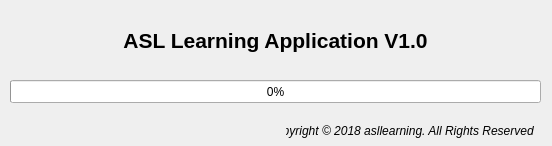
<?xml version="1.0" encoding="UTF-8"?>
<ui version="4.0">
 <class>MainWindow</class>
 <widget class="QMainWindow" name="MainWindow">
  <property name="geometry">
   <rect>
    <x>0</x>
    <y>0</y>
    <width>552</width>
    <height>146</height>
   </rect>
  </property>
  <property name="windowTitle">
   <string>ASL Learning V1.0</string>
  </property>
  <property name="windowIcon">
   <iconset>
    <normaloff>favasl.png</normaloff>favasl.png</iconset>
  </property>
  <widget class="QWidget" name="centralwidget">
   <widget class="QProgressBar" name="q_pb">
    <property name="geometry">
     <rect>
      <x>10</x>
      <y>80</y>
      <width>531</width>
      <height>23</height>
     </rect>
    </property>
    <property name="value">
     <number>0</number>
    </property>
   </widget>
   <widget class="QLabel" name="label">
    <property name="geometry">
     <rect>
      <x>10</x>
      <y>20</y>
      <width>531</width>
      <height>41</height>
     </rect>
    </property>
    <property name="font">
     <font>
      <pointsize>16</pointsize>
      <weight>75</weight>
      <bold>true</bold>
     </font>
    </property>
    <property name="text">
     <string>ASL Learning Application V1.0</string>
    </property>
    <property name="alignment">
     <set>Qt::AlignCenter</set>
    </property>
   </widget>
   <widget class="QLabel" name="label_4">
    <property name="geometry">
     <rect>
      <x>286</x>
      <y>121</y>
      <width>251</width>
      <height>20</height>
     </rect>
    </property>
    <property name="font">
     <font>
      <italic>true</italic>
     </font>
    </property>
    <property name="text">
     <string>Copyright © 2018 asllearning. All Rights Reserved </string>
    </property>
    <property name="alignment">
     <set>Qt::AlignRight|Qt::AlignTrailing|Qt::AlignVCenter</set>
    </property>
   </widget>
  </widget>
 </widget>
 <resources/>
 <connections/>
</ui>
